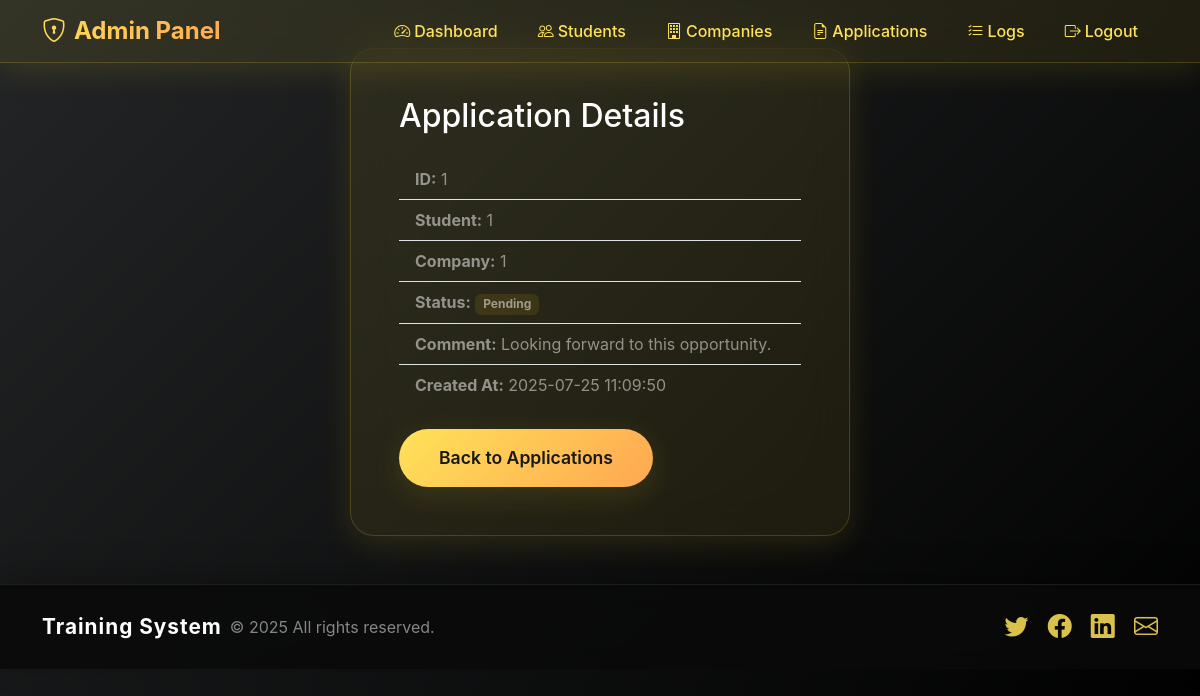
The page /?controller=admin&action=viewApp&id=1 (signed in) on the database its author committed.
### tables this page shows
CREATE TABLE applications (
    id INT AUTO_INCREMENT PRIMARY KEY,
    student_id INT NOT NULL,
    company_id INT NOT NULL,
    status ENUM('pending', 'accepted', 'rejected') DEFAULT 'pending',
    comment TEXT,
    created_at TIMESTAMP DEFAULT CURRENT_TIMESTAMP,
    updated_at TIMESTAMP NULL,
    FOREIGN KEY (student_id) REFERENCES students(id) ON DELETE CASCADE,
    FOREIGN KEY (company_id) REFERENCES companies(id) ON DELETE CASCADE,
    INDEX idx_student (student_id),
    INDEX idx_company (company_id)
);

### app/controllers/AdminController.php (called while the page is built, shortened)
<?php
class AdminController {
    public function viewApp() {
        $id = $_GET['id'] ?? null;
        $app = $GLOBALS['pdo']->query("SELECT a.*, s.name AS student_name, c.name AS company_name FROM applications a JOIN students s ON a.student_id = s.id JOIN companies c ON a.company_id = c.id WHERE a.id = " . intval($id))->fetch();
        require __DIR__ . '/../views/admin/application_view.php';
    }
}

### app/views/admin/application_view.php (the view)
<?php
include __DIR__ . '/../layout/header.php';
?>
<div class="container py-5">
  <div class="glass-card p-5 mx-auto" style="max-width: 500px;">
    <h2 class="gradient-text mb-4">Application Details</h2>
    <ul class="list-group list-group-flush mb-4">
      <li class="list-group-item bg-transparent text-white-50"><strong>ID:</strong> <?= $app['id'] ?></li>
      <li class="list-group-item bg-transparent text-white-50"><strong>Student:</strong> <?= htmlspecialchars($app['student_id'] ?? $app['student_name'] ?? '') ?></li>
      <li class="list-group-item bg-transparent text-white-50"><strong>Company:</strong> <?= htmlspecialchars($app['company_id'] ?? $app['company_name'] ?? '') ?></li>
      <li class="list-group-item bg-transparent text-white-50"><strong>Status:</strong> <span class="badge bg-<?= $app['status'] === 'accepted' ? 'success' : ($app['status'] === 'rejected' ? 'danger' : 'warning') ?> text-dark fw-bold"><?= ucfirst($app['status']) ?></span></li>
      <li class="list-group-item bg-transparent text-white-50"><strong>Comment:</strong> <?= htmlspecialchars($app['comment']) ?></li>
      <li class="list-group-item bg-transparent text-white-50"><strong>Created At:</strong> <?= htmlspecialchars($app['created_at']) ?></li>
    </ul>
    <a href="?controller=admin&action=applications" class="btn btn-glass btn-primary-glass">Back to Applications</a>
  </div>
</div>
<?php include __DIR__ . '/../layout/footer.php'; ?>

### public/assets/css/style.css (style rules this page uses)
* { margin:0;padding:0;box-sizing:border-box; }
body { font-family:'Poppins',sans-serif; background: linear-gradient(135deg,#667eea,#764ba2); color:#fff; min-height:100vh; overflow-x:hidden; }
.text-warning, .alert-warning, .table-warning, .badge.bg-warning, .gradient-text-yellow, .form-label, .message-content, .faq-question, .faq-question-fancy, .notification, .btn-outline-warning, .btn-primary-glass, .profile-avatar, .stat-icon, .application-icon, .text-yellow, .text-yellow-50, .bg-yellow, .bg-yellow-50, .text-warning-50, .bg-warning-50 { color: var(--bs-navbar-brand-color) !important; }
.bg-warning, .bg-warning-50, .bg-yellow, .bg-yellow-50, .alert-warning, .table-warning, .badge.bg-warning { background: rgba(255, 193, 7, 0.1) !important; border-color: rgba(255, 193, 7, 0.3) !important; }

### app/views/layout/header.php (style rules this page uses)
:root { --primary-gradient: linear-gradient(135deg, #232526 0%, #000000 100%); --secondary-gradient: linear-gradient(135deg, #ffe259 0%, #ffa751 100%); --glass-bg: rgba(255, 221, 51, 0.08); --glass-border: rgba(255, 221, 51, 0.18); --glass-shadow: 0 8px 32px rgba(255, 221, 51, 0.12); --text-light: #fffbe7; --text-dark: #232526; --accent-yellow: #ffe259; --accent-orange: #ffa751; --accent-black: #181818; }
body { background: var(--primary-gradient); min-height: 100vh; font-family: 'Inter', -apple-system, BlinkMacSystemFont, sans-serif; }
.btn-glass { background: var(--glass-bg); backdrop-filter: blur(20px); -webkit-backdrop-filter: blur(20px); border: 1px solid var(--glass-border); color: var(--accent-yellow); padding: 1rem 2.5rem; border-radius: 2rem; font-weight: 600; font-size: 1.1rem; transition: all 0.3s ease; box-shadow: var(--glass-shadow); position: relative; overflow: hidden; }
.btn-glass::before { content: ''; position: absolute; top: 0; left: -100%; width: 100%; height: 100%; background: linear-gradient(90deg, transparent, rgba(255,221,51,0.18), transparent); transition: left 0.5s; }
.btn-primary-glass { background: var(--secondary-gradient); border: none; color: var(--accent-black) !important; }
.glass-card { background: var(--glass-bg); backdrop-filter: blur(20px); -webkit-backdrop-filter: blur(20px); border: 1px solid var(--glass-border); border-radius: 1.5rem; box-shadow: var(--glass-shadow); padding: 2rem; transition: all 0.3s ease; }

### rows shown on the page
applications: id "1", student "1", company "1", status "Pending", comment "Looking forward to this opportunity.", created_at "2025-07-25 11:09:50"
